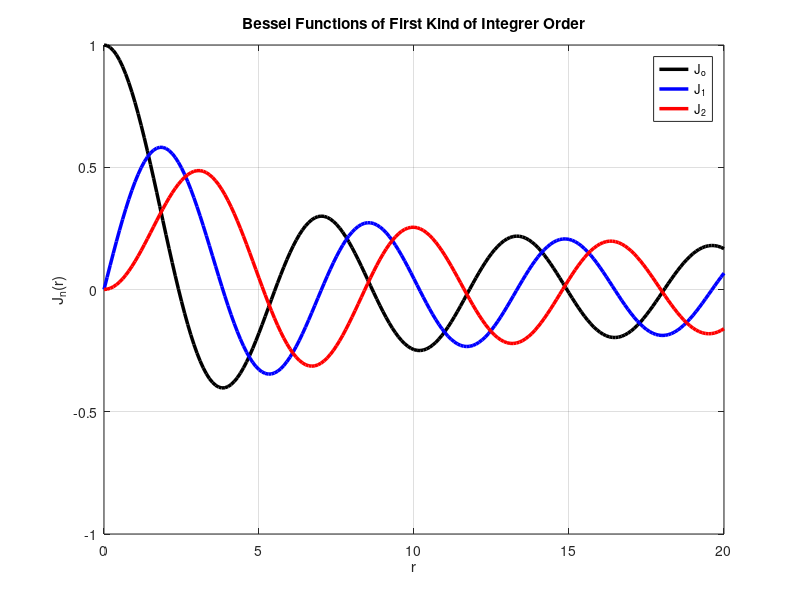
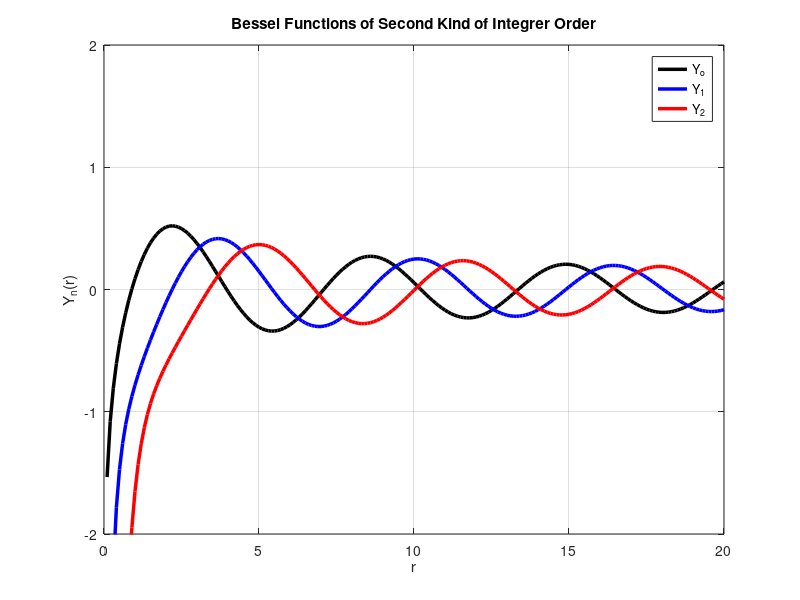
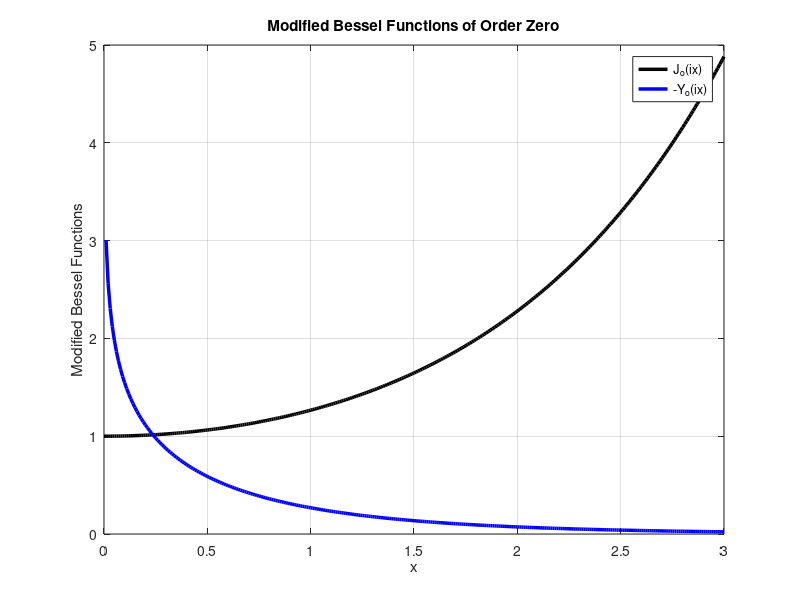

These figures' MATLAB source, in order:
clc;clear all;clf;
r=0:0.1:20;
J0=besselj(0,r);
J1=besselj(1,r);
J2=besselj(2,r);
figure(1)
plot(r,J0,'k','linewidth',2.5);hold on
plot(r,J1,'b','linewidth',2.5);
plot(r,J2,'r','linewidth',2.5)
grid on
legend('J_o','J_1','J_2')
xlabel('r');ylabel('J_n(r)')
title('Bessel Functions of First Kind of Integrer Order')
% Bessel Functions of Second Kind
Y0=bessely(0,r);
Y1=bessely(1,r);
Y2=bessely(2,r);
figure(2)
plot(r,Y0,'k','linewidth',2.5);hold on
plot(r,Y1,'b','linewidth',2.5);
plot(r,Y2,'r','linewidth',2.5)
axis([0,20,-2,2])
grid on
legend('Y_o','Y_1','Y_2')
xlabel('r');ylabel('Y_n(r)')
title('Bessel Functions of Second Kind of Integrer Order')
% Modified Bessel Functions of Zero Order
x=0:0.01:3;
I0=besselj(0,i*x);
K0=-bessely(0,i*x);
figure(3)
plot(x,I0,'k','linewidth',2.5);hold on
plot(x,K0,'b','linewidth',2.5);
grid on
legend('J_o(ix)','-Y_o(ix)')
xlabel('x');ylabel('Modified Bessel Functions')
title('Modified Bessel Functions of Order Zero')